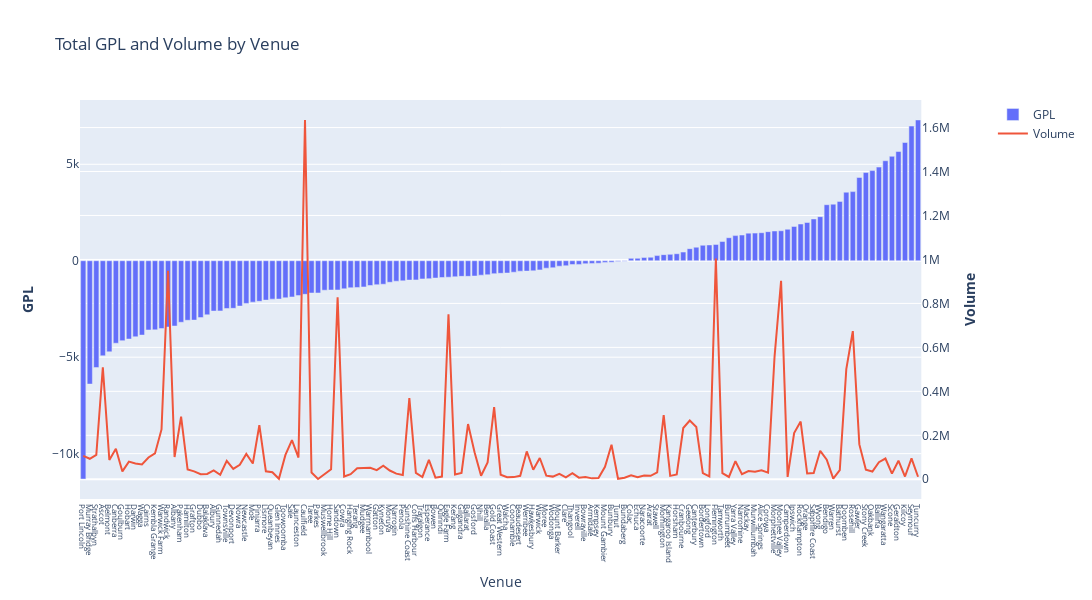

Source (notebook cell):
### Code cell
from plotly.subplots import make_subplots

fig = make_subplots(specs=[[{"secondary_y": True}]])

# Add traces
fig.add_trace(
    go.Bar(x=venue_summary['venue'], y=venue_summary['gpl'], name="GPL"),
    secondary_y=False,
)
fig.add_trace(
    go.Scatter(x=venue_summary['venue'], y=venue_summary['vol'], name="Volume"),
    secondary_y=True,
)

# Add figure title
fig.update_layout(
    title_text="Total GPL and Volume by Venue"
)

# Set x-axis title
fig.update_xaxes(title_text="Venue")

# Set y-axes titles
fig.update_yaxes(title_text="<b>GPL</b>", secondary_y=False)
fig.update_yaxes(title_text="<b>Volume</b>", secondary_y=True)

tickvals = venue_summary['venue'].tolist()
ticktext = venue_summary['venue'].tolist()

fig.update_xaxes(tickvals=tickvals, ticktext=ticktext)
# Increase the graph size
fig.update_layout(width=1300, height=600)

# Reduce the x-axis label font size
fig.update_xaxes(tickfont=dict(size=8))

fig.show()

### Figure 1 — Plotly figure (JSON) as saved in the notebook; plotly's stock layout.template omitted (floating-point values rounded to 4 significant figures; data arrays with more than 128 entries replaced by an {"elided": "..."} marker saying what was removed)
{"data": [{"name": "GPL", "type": "bar", "x": {"elided": "129 str values"}, "xaxis": "x", "y": {"elided": "129 float values"}, "yaxis": "y"}, {"name": "Volume", "type": "scatter", "x": {"elided": "129 str values"}, "xaxis": "x", "y": {"elided": "129 float values"}, "yaxis": "y2"}], "layout": {"height": 600, "title": {"text": "Total GPL and Volume by Venue"}, "width": 1300, "xaxis": {"anchor": "y", "domain": [0, 0.94], "tickfont": {"size": 8}, "ticktext": {"elided": "129 str values"}, "tickvals": {"elided": "129 str values"}, "title": {"text": "Venue"}}, "yaxis": {"anchor": "x", "domain": [0, 1], "title": {"text": "<b>GPL</b>"}}, "yaxis2": {"anchor": "x", "overlaying": "y", "side": "right", "title": {"text": "<b>Volume</b>"}}}}
